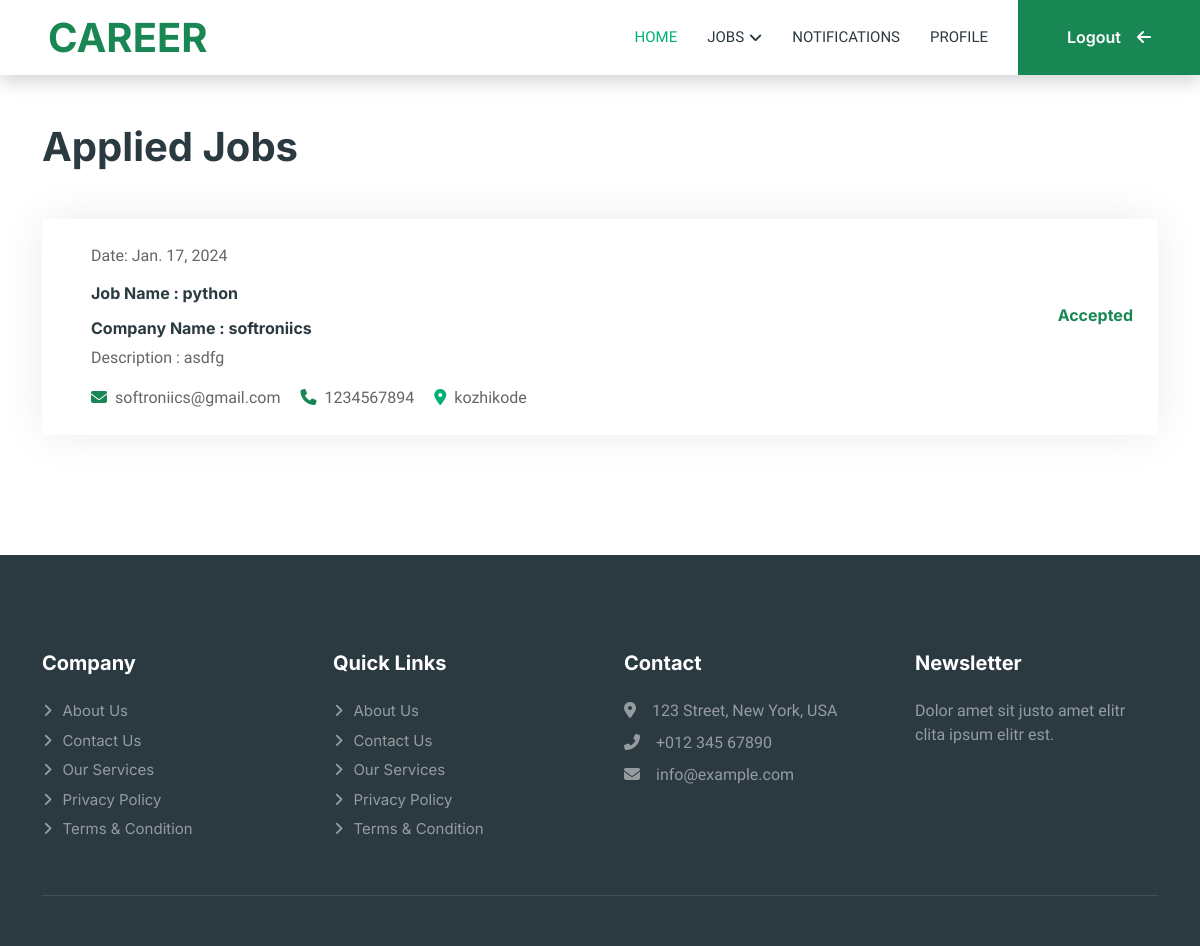
The page /appliedjobs (signed in) on the database as committed earlier.
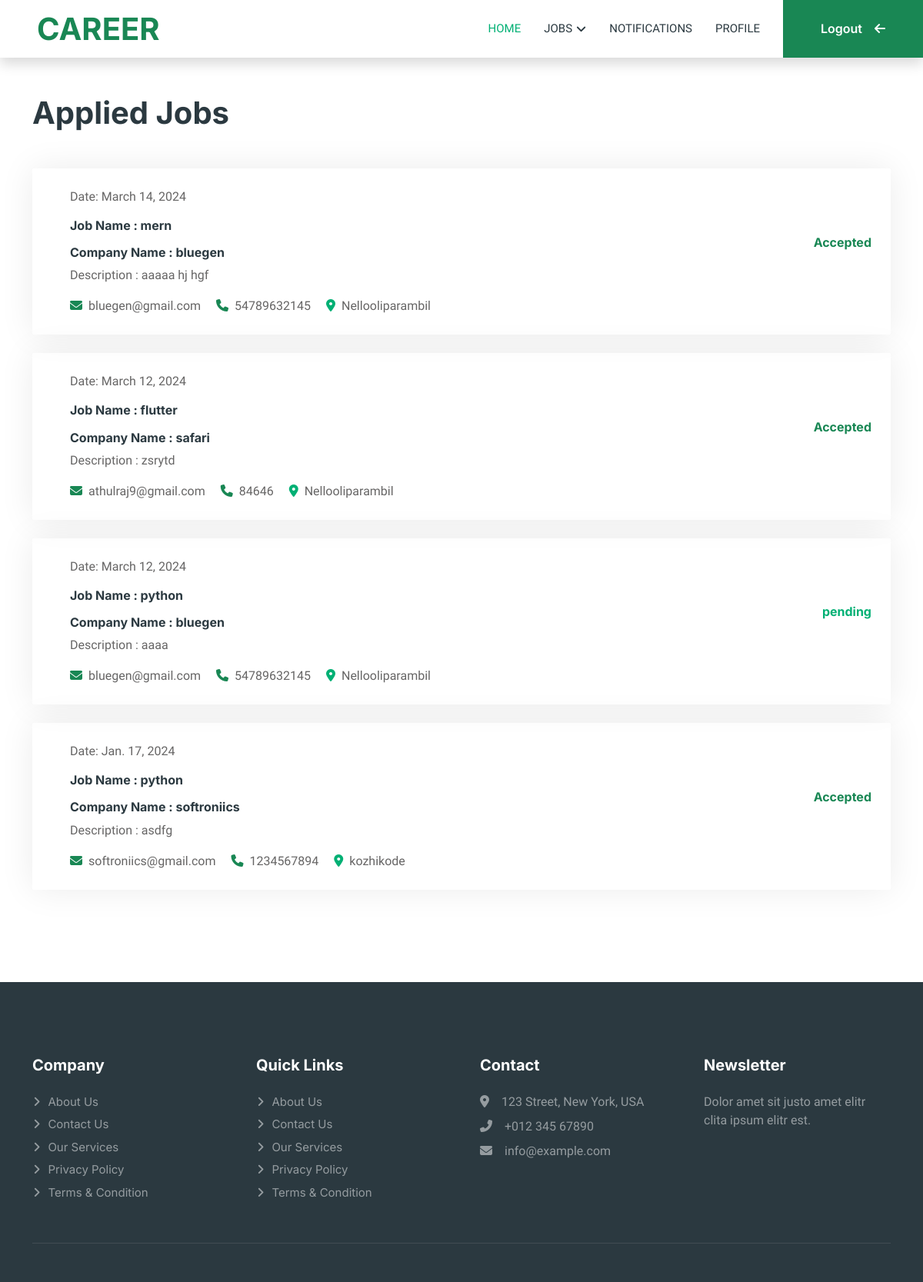
The same page on the database as committed later.
### app1/models.py (models this page shows, shortened)
class application(models.Model):
    status_choice=(('accepted','accepted'),('rejected','rejected'),('pending','pending'))
    user_id = models.ForeignKey(userreg, on_delete=models.CASCADE)
    job = models.ForeignKey(job,on_delete=models.CASCADE)
    application_date = models.DateField(auto_now_add=True, null=True)
    status=models.CharField(choices=status_choice,default='pending',max_length=200)

class job(models.Model):
    company_id = models.ForeignKey(companyreg, on_delete=models.CASCADE)
    job_name = models.CharField(max_length=200)
    job_description = models.CharField(max_length=200)

class companyreg(models.Model):
    status_choice=(('accepted','accepted'),('rejected','rejected'),('pending','pending'))
    companyname=models.CharField(max_length=200)
    address=models.CharField(max_length=200)
    email=models.CharField(unique=True,max_length=200)
    contact=models.CharField(unique=True,max_length=200)
    username=models.CharField(unique=True,max_length=200)
    password=models.CharField(max_length=200)
    status=models.CharField(choices=status_choice,default='pending',max_length=200)

### app1/views.py (the view)
# urls.py: path('appliedjobs',views.appliedjobs,name='appliedjobs'),
@cache_control(no_cache=True, must_revalidate=True, no_store=True)
def appliedjobs(request):
    if 'uid' in request.session:
        id=request.session['uid']
        user = userreg.objects.get(id=id)
        data = application.objects.filter(user_id=user).order_by('-id')
        return render(request,'appliedjobs.html',{'data':data})
    else:
        return redirect(logins)

### template/appliedjobs.html (shortened to what this page needs)
    {% extends 'userindex.html' %}
    {% block content %}
    {% load static %}
<head>
</head>
<body>
    <div class="container-xxl py-5" id="joblist">
        <div class="container">
            <div class="d-flex justify-content-between  ">
                <h1 class="text-center mb-5 wow fadeInUp " data-wow-delay="0.1s">Applied Jobs</h1>
            </div>
            {% for i in data %}
            <div class="tab-class text-center wow fadeInUp" data-wow-delay="0.3s">
                <div class="tab-content">
                    <div id="tab-1" class="tab-pane fade show p-0 active">
                        <div class="job-item p-4 mb-4">
                            <div class="row g-4">
                                <div class="col-sm-12 col-md-8 d-flex align-items-center">
                                    <div class="text-start ps-4">
                                        <p class="mb-3">Date: {{i.application_date}}<p>
                                        <h6 class="mb-3">Job Name : {{i.job.job_name}}</h6>
                                        <h6>Company Name : {{i.job.company_id.companyname}}</h6>
                                        <p>Description : {{i.job.job_description}}</p>
                                        <span class="text-truncate me-3"><i class="fa-solid fa-envelope text-success me-2"></i>{{i.job.company_id.email}}</span>
                                        <span class="text-truncate me-3"><i class="fa-solid fa-phone text-success me-2"></i>{{i.job.company_id.contact}}</span>
                                        <span class="text-truncate me-3"><i class="fa fa-map-marker-alt text-primary me-2"></i>{{i.job.company_id.address}}</span>
                                    </div>
                                </div>
                                <div class="col-sm-12 col-md-4 d-flex flex-column align-items-start align-items-md-end justify-content-center">
                                    <div class="d-flex mb-3">
                                        {% if i.status == "pending" %}
                                        <h6 class="text-primary ">{{i.status}}</h6>
                                        {% elif i.status == "Accepted" %}
                                        <h6 class="text-success ">{{i.status}}</h6>
                                        {% else %}
                                        <h6 class="text-danger ">{{i.status}}</h6>
                                        {% endif %}
                                    </div>
                                </div>
                            </div>
                        </div>
                    </div>
                </div>
            </div>
            {% endfor %}
        </div>
    </div>
</body>
{% endblock %}

### template/userindex.html (shortened to what this page needs)
<!DOCTYPE html>
<html lang="en">
{% load static %}
<head>
    <link href="https://cdnjs.cloudflare.com/ajax/libs/font-awesome/5.10.0/css/all.min.css" rel="stylesheet">
    <link href="https://cdn.jsdelivr.net/npm/bootstrap-icons@1.4.1/font/bootstrap-icons.css" rel="stylesheet">
    <link href="lib/animate/animate.min.css" rel="stylesheet">
    <link href="lib/owlcarousel/assets/owl.carousel.min.css" rel="stylesheet">
    <link href="{% static 'css/bootstrap.min.css' %}" rel="stylesheet">
    <link href="{% static 'css/style.css' %}" rel="stylesheet">
</head>
<body>
    <div class="container-xxl bg-white p-0">
        <nav class="navbar navbar-expand-lg bg-white navbar-light shadow sticky-top p-0">
                <h1 class="m-0 ps-5" style="color: #198754;">CAREER</h1>
            <div class="collapse navbar-collapse" id="navbarCollapse">
                <div class="navbar-nav ms-auto p-4 p-lg-0">
                    <a href="{% url 'userindex' %}" class="nav-item nav-link active">Home</a>
                    <div class="nav-item dropdown">
                        <a href="#" class="nav-link dropdown-toggle" data-bs-toggle="dropdown">Jobs</a>
                    </div>
                    <a href="{% url 'notifications' %}" class="nav-item nav-link">Notifications</a>
                    <a href="{% url 'userprofile' %}" class="nav-item nav-link">Profile</a>
                </div>
                <a href="{% url 'logout' %}" class="btn  rounded-0 py-4 px-lg-5 d-none d-lg-block" style="background-color: #198754;color: white;">Logout<i class="fa fa-arrow-left ms-3"></i></a>
        </div>
        </nav>
        {% block content %}{% endblock %}
        <div class="container-fluid bg-dark text-white-50 footer pt-5 mt-5 wow fadeIn" data-wow-delay="0.1s" id="contact">
            <div class="container py-5">
                <div class="row g-5">
                    <div class="col-lg-3 col-md-6">
                        <h5 class="text-white mb-4">Company</h5>
                        <a class="btn btn-link text-white-50" href="">About Us</a>
                        <a class="btn btn-link text-white-50" href="">Contact Us</a>
                        <a class="btn btn-link text-white-50" href="">Our Services</a>
                        <a class="btn btn-link text-white-50" href="">Privacy Policy</a>
                        <a class="btn btn-link text-white-50" href="">Terms & Condition</a>
                    </div>
                    <div class="col-lg-3 col-md-6">
                        <h5 class="text-white mb-4">Quick Links</h5>
                        <a class="btn btn-link text-white-50" href="">About Us</a>
                        <a class="btn btn-link text-white-50" href="">Contact Us</a>
                        <a class="btn btn-link text-white-50" href="">Our Services</a>
                        <a class="btn btn-link text-white-50" href="">Privacy Policy</a>
                        <a class="btn btn-link text-white-50" href="">Terms & Condition</a>
                    </div>
                    <div class="col-lg-3 col-md-6">
                        <h5 class="text-white mb-4">Contact</h5>
                        <p class="mb-2"><i class="fa fa-map-marker-alt me-3"></i>123 Street, New York, USA</p>
                        <p class="mb-2"><i class="fa fa-phone-alt me-3"></i>+012 345 67890</p>
                        <p class="mb-2"><i class="fa fa-envelope me-3"></i>info@example.com</p>
                        <div class="d-flex pt-2">
                        </div>
                    </div>
                    <div class="col-lg-3 col-md-6">
                        <h5 class="text-white mb-4">Newsletter</h5>
                        <p>Dolor amet sit justo amet elitr clita ipsum elitr est.</p>
                    </div>
                </div>
            </div>
            <div class="container">
                <div class="copyright">
                </div>
            </div>
        </div>
    </div>
</body>
</html>

### static/css/style.css (style rules this page uses)
:root { --primary: #00B074; --secondary: #2B9BFF; --light: #EFFDF5; --dark: #2B3940; }
.btn { font-family: 'Inter', sans-serif; font-weight: 600; transition: .5s; }
.navbar .dropdown-toggle::after { border: none; content: "\f107"; font-family: "Font Awesome 5 Free"; font-weight: 900; vertical-align: middle; margin-left: 5px; transition: .5s; }
.navbar-dark .navbar-nav .nav-link, .navbar-light .navbar-nav .nav-link { margin-right: 30px; padding: 25px 0; color: #FFFFFF; font-size: 15px; text-transform: uppercase; outline: none; }
.navbar-dark .navbar-nav .nav-link:hover, .navbar-dark .navbar-nav .nav-link.active, .navbar-light .navbar-nav .nav-link:hover, .navbar-light .navbar-nav .nav-link.active { color: var(--primary); }
.navbar-light .navbar-brand, .navbar-light a.btn { height: 75px; }
.navbar-light .navbar-nav .nav-link { color: var(--dark); font-weight: 500; }
.navbar-light.sticky-top { top: -100px; transition: .5s; }
.job-item { border: 1px solid transparent; border-radius: 2px; box-shadow: 0 0 45px rgba(0, 0, 0, .08); transition: .5s; }
.footer .btn.btn-link { display: block; margin-bottom: 5px; padding: 0; text-align: left; font-size: 15px; font-weight: normal; text-transform: capitalize; transition: .3s; }
.footer .btn.btn-link::before { position: relative; content: "\f105"; font-family: "Font Awesome 5 Free"; font-weight: 900; margin-right: 10px; }
.footer .copyright { padding: 25px 0; font-size: 15px; border-top: 1px solid rgba(256, 256, 256, .1); }

Rows that differ between the two databases and show on the page:
added application: application_date "March 14, 2024", job.job_name "mern", job.company_id.companyname "bluegen", job.job_description "aaaaa hj hgf", job.company_id.email "bluegen@gmail.com", job.company_id.contact "54789632145", job.company_id.address "Nellooliparambil", status "Accepted"
added application: application_date "March 12, 2024", job.job_name "flutter", job.company_id.companyname "safari", job.job_description "zsrytd", job.company_id.email "athulraj9@gmail.com", job.company_id.contact "84646", job.company_id.address "Nellooliparambil", status "Accepted"
added application: application_date "March 12, 2024", job.job_name "python", job.company_id.companyname "bluegen", job.job_description "aaaa", job.company_id.email "bluegen@gmail.com", job.company_id.contact "54789632145", job.company_id.address "Nellooliparambil", status "pending"
